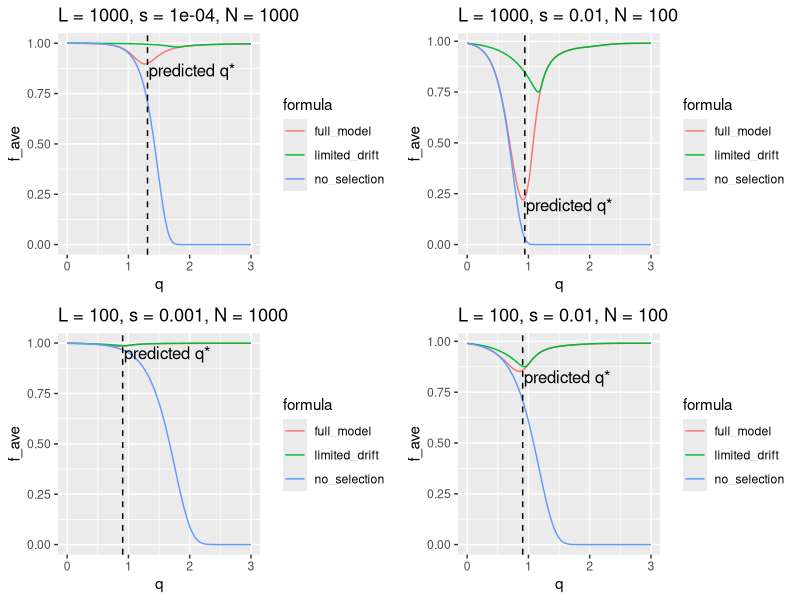

This chart was generated by the following R code:
library(tidyverse)
library(cowplot)

f <- function(L, s, q, k){exp(-s*k**q)}
p_num <- function(L, s, N, q, k){choose(L, k)*f(L, s, q, k)**(2*N-1)}
Z <- function(L, s, N, q){sum(p_num(L, s, N, q, 0:L))}
fave <- function(L, s, N, q){sum(f(L, s, q, 0:L)*p_num(L, s, N, q, 0:L))/Z(L, s, N, q)}

# assume p(k) independent of f(k) (i.e., no selection)
p_num2 <- function(L, s, N, q, k){choose(L, k)}
Z2 <- function(L, s, N, q){sum(p_num2(L, s, N, q, 0:L))}
fave2 <- function(L, s, N, q){sum(f(L, s, q, 0:L)*p_num2(L, s, N, q, 0:L))/Z2(L, s, N, q)}

# assume k <= kmax only (limited drift)
Z3 <- function(L, s, N, q, kmax){sum(p_num(L, s, N, q, 0:kmax))}
fave3 <- function(L, s, N, q, kmax){sum(f(L, s, q, 0:kmax)*p_num(L, s, N, q, 0:kmax))/Z3(L, s, N, q, kmax)}

# predicted q with minimum f_ave
qmin <- function(s, N, L){log(L*log(2)/(2*s*N))/log(L/2)}

make_fig <- function(L, s, N) {
  q <- seq(0, 3, .01)
  df <- data.frame(
    q = q,
    full_model = vapply(q, function(x) fave(L, s, N, x), numeric(1)),
    no_selection = vapply(q, function(x) fave2(L, s, N, x), numeric(1)),
    limited_drift = vapply(q, function(x) fave3(L, s, N, x, 20), numeric(1))
  ) %>% gather(formula, f_ave, -q)

  ggplot(df, aes(q, f_ave, color = formula)) +
    geom_line() + geom_vline(xintercept = qmin(s, N, L), linetype = 2) +
    draw_text(x = qmin(s, N, L) + .02, y = fave(L, s, N, qmin(s, N, L)), hjust = 0, vjust = 1, text = "predicted q*", size = 12) +
    labs(title = paste0("L = ", L, ", s = ", s, ", N = ", N)) +
    theme(plot.title = element_text(hjust = 0))
}

p1 <- make_fig(L = 1000, s = 0.0001, N = 1000)
p2 <- make_fig(L = 1000, s = 0.01, N = 100)
p3 <- make_fig(L = 100, s = 0.001, N = 1000)
p4 <- make_fig(L = 100, s = 0.01, N = 100)
plot_grid(p1, p2, p3, p4)
